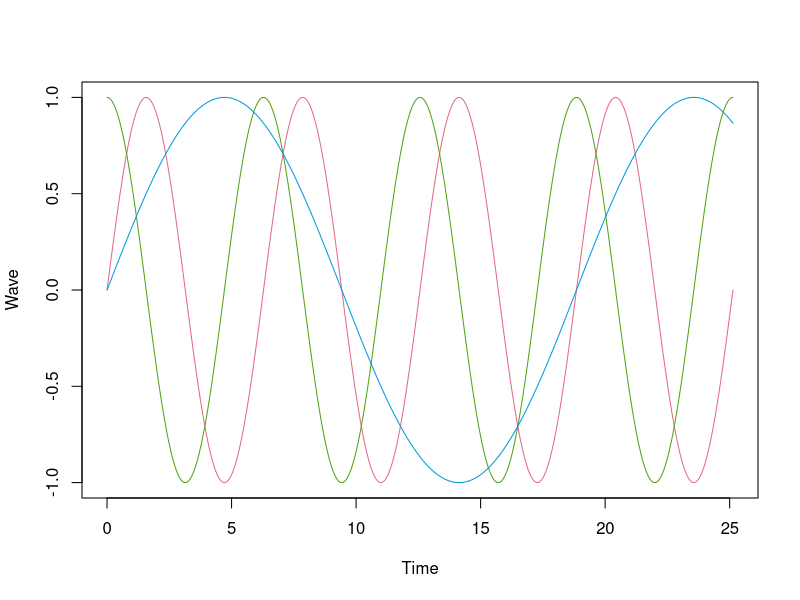
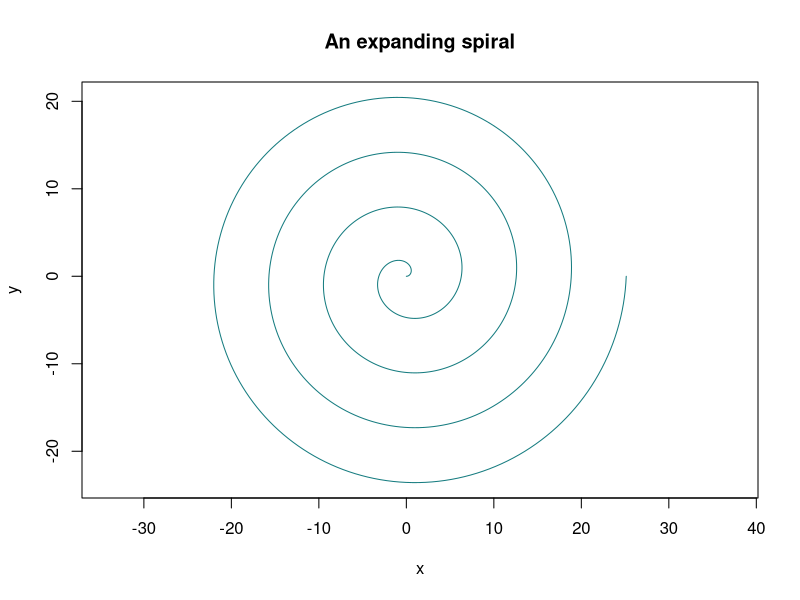

Reproduce these figures in R, in order.
t <- seq(0,8*pi,length.out=800)
matplot(t,cbind(sin(t),cos(t),sin(t/3)),type="l",lty=1,col=hcl.colors(3,"Dark 3"),xlab="Time",ylab="Wave")
plot(t*cos(t),t*sin(t),type="l",asp=1,col="#167c80",xlab="x",ylab="y",main="An expanding spiral")
